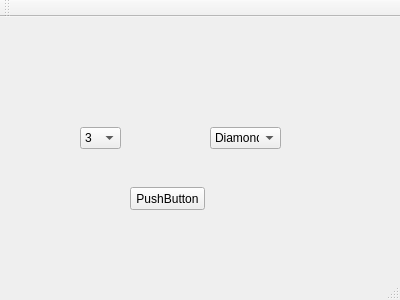
<?xml version="1.0" encoding="UTF-8"?>
<ui version="4.0">
 <class>MainWindow</class>
 <widget class="QMainWindow" name="MainWindow">
  <property name="geometry">
   <rect>
    <x>0</x>
    <y>0</y>
    <width>400</width>
    <height>300</height>
   </rect>
  </property>
  <property name="windowTitle">
   <string>MainWindow</string>
  </property>
  <widget class="QWidget" name="centralWidget">
   <widget class="QLabel" name="label">
    <property name="geometry">
     <rect>
      <x>140</x>
      <y>10</y>
      <width>40</width>
      <height>53</height>
     </rect>
    </property>
    <property name="text">
     <string/>
    </property>
   </widget>
   <widget class="QComboBox" name="suitComboBox">
    <property name="geometry">
     <rect>
      <x>210</x>
      <y>110</y>
      <width>71</width>
      <height>22</height>
     </rect>
    </property>
    <item>
     <property name="text">
      <string>Diamond</string>
     </property>
    </item>
    <item>
     <property name="text">
      <string>Club</string>
     </property>
    </item>
    <item>
     <property name="text">
      <string>Heart</string>
     </property>
    </item>
    <item>
     <property name="text">
      <string>Spade</string>
     </property>
    </item>
   </widget>
   <widget class="QPushButton" name="pushButton">
    <property name="geometry">
     <rect>
      <x>130</x>
      <y>170</y>
      <width>75</width>
      <height>23</height>
     </rect>
    </property>
    <property name="text">
     <string>PushButton</string>
    </property>
   </widget>
   <widget class="QComboBox" name="pointComboBox">
    <property name="geometry">
     <rect>
      <x>80</x>
      <y>110</y>
      <width>41</width>
      <height>22</height>
     </rect>
    </property>
    <item>
     <property name="text">
      <string>3</string>
     </property>
    </item>
    <item>
     <property name="text">
      <string>4</string>
     </property>
    </item>
    <item>
     <property name="text">
      <string>5</string>
     </property>
    </item>
    <item>
     <property name="text">
      <string>6</string>
     </property>
    </item>
    <item>
     <property name="text">
      <string>7</string>
     </property>
    </item>
    <item>
     <property name="text">
      <string>8</string>
     </property>
    </item>
    <item>
     <property name="text">
      <string>9</string>
     </property>
    </item>
    <item>
     <property name="text">
      <string>10</string>
     </property>
    </item>
    <item>
     <property name="text">
      <string>J</string>
     </property>
    </item>
    <item>
     <property name="text">
      <string>Q</string>
     </property>
    </item>
    <item>
     <property name="text">
      <string>K</string>
     </property>
    </item>
    <item>
     <property name="text">
      <string>A</string>
     </property>
    </item>
    <item>
     <property name="text">
      <string>2</string>
     </property>
    </item>
    <item>
     <property name="text">
      <string>SJ</string>
     </property>
    </item>
    <item>
     <property name="text">
      <string>BJ</string>
     </property>
    </item>
   </widget>
  </widget>
  <widget class="QMenuBar" name="menuBar">
   <property name="geometry">
    <rect>
     <x>0</x>
     <y>0</y>
     <width>400</width>
     <height>19</height>
    </rect>
   </property>
  </widget>
  <widget class="QToolBar" name="mainToolBar">
   <attribute name="toolBarArea">
    <enum>TopToolBarArea</enum>
   </attribute>
   <attribute name="toolBarBreak">
    <bool>false</bool>
   </attribute>
  </widget>
  <widget class="QStatusBar" name="statusBar"/>
 </widget>
 <layoutdefault spacing="6" margin="11"/>
 <resources/>
 <connections/>
</ui>
